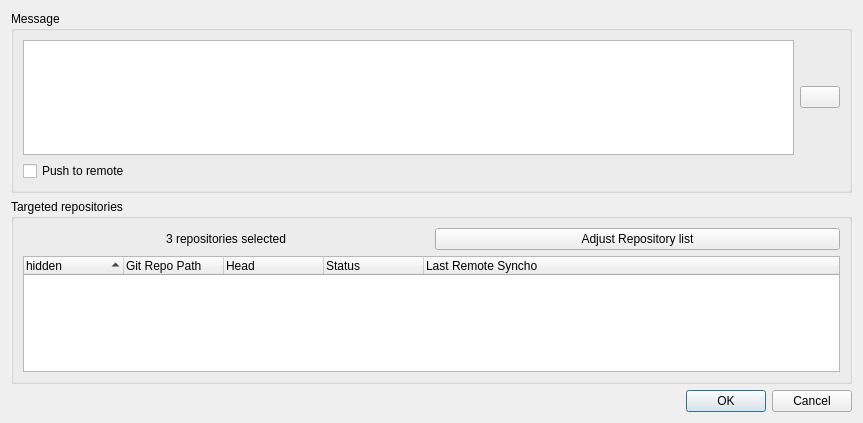
<?xml version="1.0" encoding="UTF-8"?>
<ui version="4.0">
 <class>GitCommit</class>
 <widget class="QDialog" name="GitCommit">
  <property name="geometry">
   <rect>
    <x>0</x>
    <y>0</y>
    <width>863</width>
    <height>423</height>
   </rect>
  </property>
  <property name="windowTitle">
   <string>Git Commit</string>
  </property>
  <layout class="QVBoxLayout" name="verticalLayout_2">
   <item>
    <widget class="QGroupBox" name="groupBox">
     <property name="title">
      <string>Message</string>
     </property>
     <layout class="QGridLayout" name="gridLayout">
      <item row="0" column="0">
       <widget class="QTextEdit" name="textEditCommitMessage"/>
      </item>
      <item row="0" column="1">
       <widget class="MgButtonHistory" name="buttonHistoryCommit">
        <property name="text">
         <string/>
        </property>
       </widget>
      </item>
      <item row="1" column="0">
       <widget class="QCheckBox" name="checkBoxPushToRemote">
        <property name="sizePolicy">
         <sizepolicy hsizetype="Expanding" vsizetype="Fixed">
          <horstretch>3</horstretch>
          <verstretch>0</verstretch>
         </sizepolicy>
        </property>
        <property name="text">
         <string>Push to remote</string>
        </property>
       </widget>
      </item>
     </layout>
    </widget>
   </item>
   <item>
    <widget class="QGroupBox" name="groupBox_2">
     <property name="title">
      <string>Targeted repositories</string>
     </property>
     <layout class="QVBoxLayout" name="verticalLayout">
      <item>
       <layout class="QHBoxLayout" name="horizontalLayout">
        <item>
         <widget class="QLabel" name="labelRepoSelected">
          <property name="sizePolicy">
           <sizepolicy hsizetype="Preferred" vsizetype="Preferred">
            <horstretch>1</horstretch>
            <verstretch>0</verstretch>
           </sizepolicy>
          </property>
          <property name="text">
           <string>3 repositories selected</string>
          </property>
          <property name="alignment">
           <set>Qt::AlignCenter</set>
          </property>
         </widget>
        </item>
        <item>
         <widget class="QPushButton" name="pushButtonAdjustRepoList">
          <property name="sizePolicy">
           <sizepolicy hsizetype="Minimum" vsizetype="Fixed">
            <horstretch>1</horstretch>
            <verstretch>0</verstretch>
           </sizepolicy>
          </property>
          <property name="text">
           <string>Adjust Repository list</string>
          </property>
         </widget>
        </item>
       </layout>
      </item>
      <item>
       <widget class="MgRepoTree" name="treeWidgetRepoList">
        <property name="alternatingRowColors">
         <bool>true</bool>
        </property>
        <property name="selectionMode">
         <enum>QAbstractItemView::ExtendedSelection</enum>
        </property>
        <property name="rootIsDecorated">
         <bool>false</bool>
        </property>
        <property name="uniformRowHeights">
         <bool>true</bool>
        </property>
        <property name="itemsExpandable">
         <bool>false</bool>
        </property>
        <property name="sortingEnabled">
         <bool>true</bool>
        </property>
        <column>
         <property name="text">
          <string>hidden</string>
         </property>
        </column>
        <column>
         <property name="text">
          <string>Git Repo Path</string>
         </property>
        </column>
        <column>
         <property name="text">
          <string>Head</string>
         </property>
        </column>
        <column>
         <property name="text">
          <string>Status</string>
         </property>
        </column>
        <column>
         <property name="text">
          <string>Last Remote Syncho</string>
         </property>
        </column>
       </widget>
      </item>
     </layout>
    </widget>
   </item>
   <item>
    <layout class="QHBoxLayout" name="horizontalLayout_4">
     <item>
      <widget class="QDialogButtonBox" name="buttonBox">
       <property name="orientation">
        <enum>Qt::Horizontal</enum>
       </property>
       <property name="standardButtons">
        <set>QDialogButtonBox::Cancel|QDialogButtonBox::Ok</set>
       </property>
      </widget>
     </item>
    </layout>
   </item>
  </layout>
 </widget>
 <customwidgets>
  <customwidget>
   <class>MgRepoTree</class>
   <extends>QTreeWidget</extends>
   <header>src.mg_repo_tree</header>
  </customwidget>
  <customwidget>
   <class>MgButtonHistory</class>
   <extends>QPushButton</extends>
   <header>src.mg_button_history</header>
  </customwidget>
 </customwidgets>
 <tabstops>
  <tabstop>textEditCommitMessage</tabstop>
  <tabstop>buttonHistoryCommit</tabstop>
  <tabstop>checkBoxPushToRemote</tabstop>
  <tabstop>pushButtonAdjustRepoList</tabstop>
  <tabstop>treeWidgetRepoList</tabstop>
 </tabstops>
 <resources/>
 <connections>
  <connection>
   <sender>buttonBox</sender>
   <signal>accepted()</signal>
   <receiver>GitCommit</receiver>
   <slot>accept()</slot>
   <hints>
    <hint type="sourcelabel">
     <x>248</x>
     <y>254</y>
    </hint>
    <hint type="destinationlabel">
     <x>157</x>
     <y>274</y>
    </hint>
   </hints>
  </connection>
  <connection>
   <sender>buttonBox</sender>
   <signal>rejected()</signal>
   <receiver>GitCommit</receiver>
   <slot>reject()</slot>
   <hints>
    <hint type="sourcelabel">
     <x>316</x>
     <y>260</y>
    </hint>
    <hint type="destinationlabel">
     <x>286</x>
     <y>274</y>
    </hint>
   </hints>
  </connection>
 </connections>
</ui>
